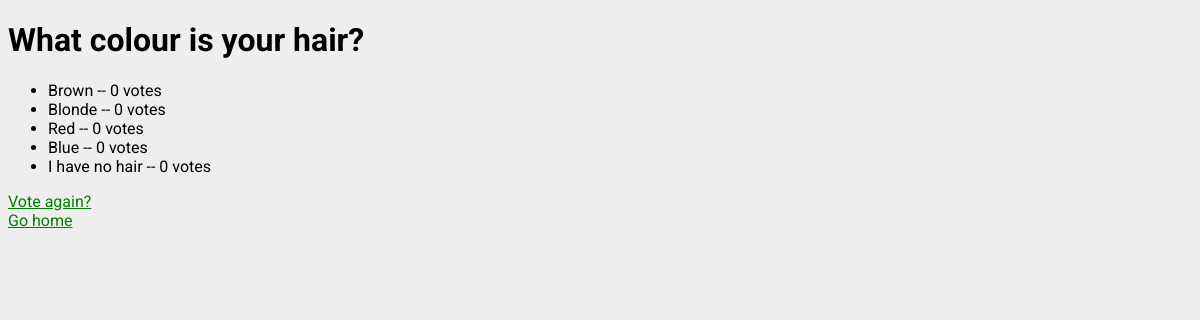
Page /10/results/ on the committed database.
### polls/models.py (models this page shows, shortened)
class Question(models.Model):
    question_text = models.CharField(max_length=255)
    pub_date = models.DateTimeField('date published', default=timezone.now)

class Choice(models.Model):
    question = models.ForeignKey(Question, on_delete=models.CASCADE)
    choice_text = models.CharField(max_length=200)
    votes = models.IntegerField(default=0)

### polls/views.py (the view)
# urls.py: path('<int:pk>/results/', views.ResultsView.as_view(), name='results'),
class ResultsView(generic.DetailView):
    model = Question
    template_name = 'polls/results.html'

### polls/templates/polls/results.html (shortened to what this page needs)
<!DOCTYPE html>
<html lang="en">
  <head>
    {% load static %}
    <link
      rel="stylesheet"
      type="text/css"
      href="{% static 'polls/style.css' %}"
    />
  </head>
  <body>
    <h1>{{ question.question_text }}</h1>
    <ul>
      {% for choice in question.choice_set.all %}
      <li>
        {{ choice.choice_text }} -- {{ choice.votes }} vote{{ choice.votes|pluralize }}
      </li>
      {% endfor %}
    </ul>
    <a href="{% url 'polls:detail' question.id %}">Vote again?</a>
    <br>
    <a href="{% url 'polls:pollsindex' %}">Go home</a>
  </body>
</html>

### polls/static/polls/style.css (style rules this page uses)
body { background: white url("images/background.png") repeat; font-family: 'Roboto'; }
a { color: green; }

### rows in the picture
Question: question_text "What colour is your hair?"
Choice: choice_text "Brown", votes "0"
Choice: choice_text "Blonde", votes "0"
Choice: choice_text "Red", votes "0"
Choice: choice_text "Blue", votes "0"
Choice: choice_text "I have no hair", votes "0"
